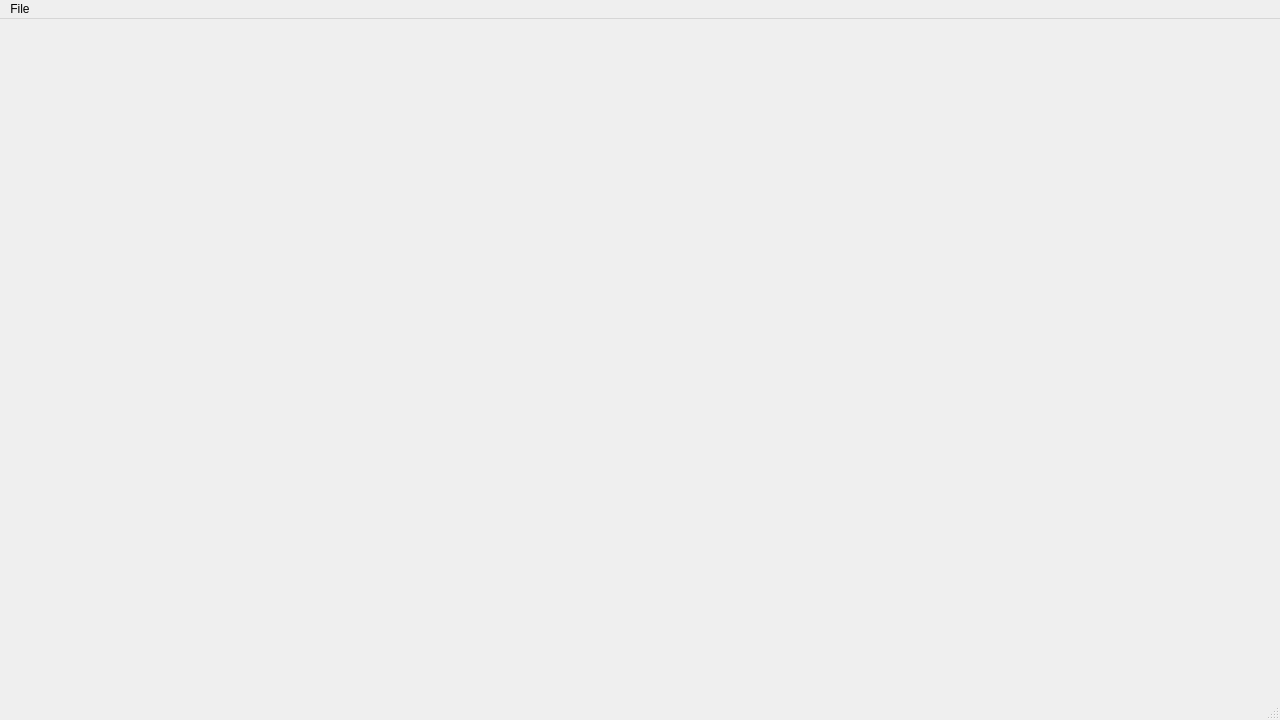
<?xml version="1.0" encoding="UTF-8"?>
<ui version="4.0">
 <class>MainWindow</class>
 <widget class="QMainWindow" name="MainWindow">
  <property name="geometry">
   <rect>
    <x>0</x>
    <y>0</y>
    <width>1280</width>
    <height>720</height>
   </rect>
  </property>
  <property name="sizePolicy">
   <sizepolicy hsizetype="Fixed" vsizetype="Fixed">
    <horstretch>0</horstretch>
    <verstretch>0</verstretch>
   </sizepolicy>
  </property>
  <property name="maximumSize">
   <size>
    <width>1280</width>
    <height>720</height>
   </size>
  </property>
  <property name="windowTitle">
   <string>MainWindow</string>
  </property>
  <property name="styleSheet">
   <string notr="true">background-image: url(:/Other/images/other/Title720.jpg);
</string>
  </property>
  <widget class="QWidget" name="centralwidget">
   <widget class="QMdiArea" name="mdiArea">
    <property name="geometry">
     <rect>
      <x>0</x>
      <y>0</y>
      <width>1280</width>
      <height>720</height>
     </rect>
    </property>
    <property name="styleSheet">
     <string notr="true">
background-position: center center;
width: 1280;
height: 720;</string>
    </property>
    <property name="background">
     <brush brushstyle="NoBrush">
      <color alpha="255">
       <red>68</red>
       <green>68</green>
       <blue>68</blue>
      </color>
     </brush>
    </property>
    <property name="tabsMovable">
     <bool>false</bool>
    </property>
   </widget>
  </widget>
  <widget class="QMenuBar" name="menubar">
   <property name="geometry">
    <rect>
     <x>0</x>
     <y>0</y>
     <width>1280</width>
     <height>21</height>
    </rect>
   </property>
   <widget class="QMenu" name="menuFile">
    <property name="geometry">
     <rect>
      <x>481</x>
      <y>174</y>
      <width>135</width>
      <height>169</height>
     </rect>
    </property>
    <property name="sizePolicy">
     <sizepolicy hsizetype="Fixed" vsizetype="Preferred">
      <horstretch>0</horstretch>
      <verstretch>0</verstretch>
     </sizepolicy>
    </property>
    <property name="title">
     <string>File</string>
    </property>
    <addaction name="actionNew_Game"/>
    <addaction name="actionLoad_Game"/>
    <addaction name="actionSave_Game"/>
    <addaction name="actionSave_As"/>
    <addaction name="separator"/>
    <addaction name="actionExit"/>
   </widget>
   <addaction name="menuFile"/>
  </widget>
  <widget class="QStatusBar" name="statusbar"/>
  <action name="actionNew_Game">
   <property name="text">
    <string>New Game</string>
   </property>
  </action>
  <action name="actionLoad_Game">
   <property name="text">
    <string>Load Game</string>
   </property>
  </action>
  <action name="actionSave_Game">
   <property name="text">
    <string>Save Game</string>
   </property>
  </action>
  <action name="actionSave_As">
   <property name="text">
    <string>Save As</string>
   </property>
  </action>
  <action name="actionExit">
   <property name="text">
    <string>Exit</string>
   </property>
  </action>
 </widget>
 <resources/>
 <connections>
  <connection>
   <sender>actionExit</sender>
   <signal>triggered()</signal>
   <receiver>MainWindow</receiver>
   <slot>close()</slot>
   <hints>
    <hint type="sourcelabel">
     <x>-1</x>
     <y>-1</y>
    </hint>
    <hint type="destinationlabel">
     <x>639</x>
     <y>359</y>
    </hint>
   </hints>
  </connection>
  <connection>
   <sender>actionNew_Game</sender>
   <signal>triggered()</signal>
   <receiver>MainWindow</receiver>
   <slot>newGame()</slot>
   <hints>
    <hint type="sourcelabel">
     <x>-1</x>
     <y>-1</y>
    </hint>
    <hint type="destinationlabel">
     <x>639</x>
     <y>359</y>
    </hint>
   </hints>
  </connection>
 </connections>
 <slots>
  <slot>newGame()</slot>
 </slots>
</ui>
